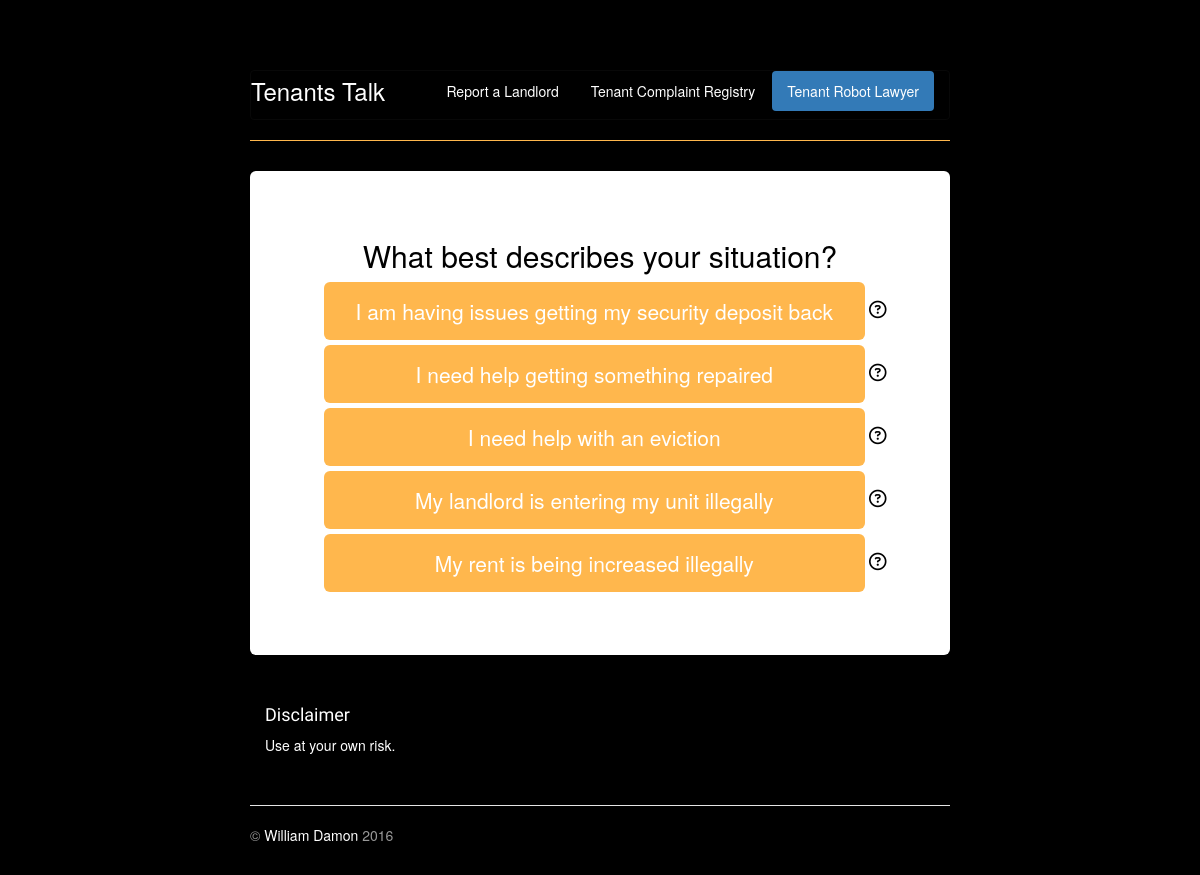
The app's page /contest/1/ with its own data.
### contest/models.py (models this page shows, shortened)
class Question(models.Model):
    question_text = models.CharField(max_length=100)
    name = models.CharField(max_length=100)

class Choice(models.Model):
    choice_text = models.CharField(max_length=100)
    question = models.ForeignKey(Question, on_delete=models.CASCADE, related_name='qs' )
    children = models.ForeignKey(Question, blank=True, null=True, on_delete=models.CASCADE, related_name='chi' )
    name = models.CharField(max_length=100)
    tooltip = models.CharField(max_length=500, blank=True, null=True)
    leaf = models.CharField(max_length=100, blank=True, null=True)

### contest/views.py (the view)
# urls.py: url(r'^(?P<question_id>[0-9]+)/$', views.question, name='question'),
def question(request, question_id):
    question = get_object_or_404(Question, pk=question_id)
    choices = Choice.objects.filter(question=question_id)
    context = {'choices': choices, 'question': question}
    return render(request, 'contest/question.html', context)

### contest/templates/contest/question.html (shortened to what this page needs)
{% extends 'contest/base.html' %}
{% block content %}
        <h2>{{ question.question_text }}</h2>
        <div class="form-check">
            <ul style="list-style: none; padding-left: 0px">
              {% for c in choices %}
              {% if not c.leaf  %}
                  {% if c.tooltip %}
                    <li style="padding-bottom: 5px; width: 580px; padding-left: 10px;">
                      <a class="btn btn-lg" style="background-color: #ffb74d; white-space: normal; width:95%" href="/contest/{{c.children.id}}"role="button"> {{ c.choice_text }}</a>
                    </li>
                  {% else %}
                    <li style="padding-bottom: 5px; width: 600px; padding-right: 30px;">
                       <a class="btn btn-lg" style="background-color: #ffb74d; white-space: normal; width:95%" href="/contest/{{c.children.id}}"role="button"> {{ c.choice_text }}</a>
                    </li>
                  {% endif %}
              {% endif %}
              {% endfor %}
            </ul>
      </div>
    </div>
{% endblock %}

### report/static/jumbotron-narrow.css (style rules this page uses)
a, a:focus, a:hover { color: white; }
body { color: black; padding-top: 70px; padding-bottom: 20px; background-color: #000000; }
.jumbotron .btn { padding: 14px 24px; font-size: 21px; }

### records on screen
Question: question_text "What best describes your situation?"
Choice: choice_text "I am having issues getting my security deposit back"
Choice: choice_text "I need help getting something repaired"
Choice: choice_text "I need help with an eviction"
Choice: choice_text "My landlord is entering my unit illegally"
Choice: choice_text "My rent is being increased illegally"
